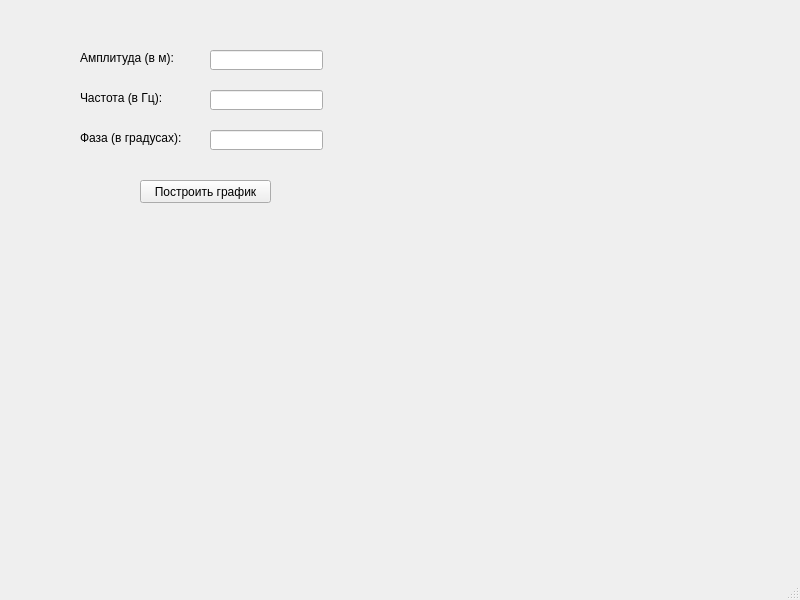
<?xml version="1.0" encoding="UTF-8"?>
<ui version="4.0">
 <class>MainWindow</class>
 <widget class="QMainWindow" name="MainWindow">
  <property name="geometry">
   <rect>
    <x>0</x>
    <y>0</y>
    <width>800</width>
    <height>600</height>
   </rect>
  </property>
  <property name="windowTitle">
   <string>MainWindow</string>
  </property>
  <widget class="QWidget" name="centralwidget">
   <widget class="QLabel" name="amplitude_label">
    <property name="geometry">
     <rect>
      <x>80</x>
      <y>50</y>
      <width>131</width>
      <height>16</height>
     </rect>
    </property>
    <property name="text">
     <string>Амплитуда (в м):</string>
    </property>
   </widget>
   <widget class="QLabel" name="frequency_label">
    <property name="geometry">
     <rect>
      <x>80</x>
      <y>90</y>
      <width>141</width>
      <height>16</height>
     </rect>
    </property>
    <property name="text">
     <string>Частота (в Гц): </string>
    </property>
   </widget>
   <widget class="QLabel" name="phase_label">
    <property name="geometry">
     <rect>
      <x>80</x>
      <y>130</y>
      <width>151</width>
      <height>16</height>
     </rect>
    </property>
    <property name="text">
     <string>Фаза (в градусах):</string>
    </property>
   </widget>
   <widget class="QLineEdit" name="amplitude_input">
    <property name="geometry">
     <rect>
      <x>210</x>
      <y>50</y>
      <width>113</width>
      <height>20</height>
     </rect>
    </property>
   </widget>
   <widget class="QLineEdit" name="frequency_input">
    <property name="geometry">
     <rect>
      <x>210</x>
      <y>90</y>
      <width>113</width>
      <height>20</height>
     </rect>
    </property>
   </widget>
   <widget class="QLineEdit" name="phase_input">
    <property name="geometry">
     <rect>
      <x>210</x>
      <y>130</y>
      <width>113</width>
      <height>20</height>
     </rect>
    </property>
   </widget>
   <widget class="QPushButton" name="plot_button">
    <property name="geometry">
     <rect>
      <x>140</x>
      <y>180</y>
      <width>131</width>
      <height>23</height>
     </rect>
    </property>
    <property name="text">
     <string>Построить график</string>
    </property>
   </widget>
   <widget class="QWidget" name="graph_widget" native="true">
    <property name="geometry">
     <rect>
      <x>350</x>
      <y>200</y>
      <width>391</width>
      <height>331</height>
     </rect>
    </property>
   </widget>
  </widget>
  <widget class="QMenuBar" name="menubar">
   <property name="geometry">
    <rect>
     <x>0</x>
     <y>0</y>
     <width>800</width>
     <height>21</height>
    </rect>
   </property>
  </widget>
  <widget class="QStatusBar" name="statusbar"/>
 </widget>
 <resources/>
 <connections/>
</ui>
